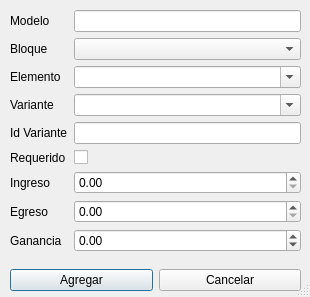
<?xml version="1.0" encoding="UTF-8"?>
<ui version="4.0">
 <class>Agregar_Elemento</class>
 <widget class="QDialog" name="Agregar_Elemento">
  <property name="geometry">
   <rect>
    <x>0</x>
    <y>0</y>
    <width>310</width>
    <height>297</height>
   </rect>
  </property>
  <property name="windowTitle">
   <string>Bussines Model Optimization : Agregar Elemento</string>
  </property>
  <property name="sizeGripEnabled">
   <bool>true</bool>
  </property>
  <property name="modal">
   <bool>true</bool>
  </property>
  <widget class="QWidget" name="verticalLayoutWidget">
   <property name="geometry">
    <rect>
     <x>10</x>
     <y>10</y>
     <width>291</width>
     <height>281</height>
    </rect>
   </property>
   <layout class="QVBoxLayout" name="verticalLayout">
    <item>
     <layout class="QFormLayout" name="formLayout">
      <item row="0" column="0">
       <widget class="QLabel" name="label">
        <property name="text">
         <string>Modelo</string>
        </property>
       </widget>
      </item>
      <item row="0" column="1">
       <widget class="QLineEdit" name="NombreModelo_lineEdit"/>
      </item>
      <item row="1" column="0">
       <widget class="QLabel" name="label_2">
        <property name="text">
         <string>Bloque</string>
        </property>
       </widget>
      </item>
      <item row="1" column="1">
       <widget class="QComboBox" name="Bloque_comboBox">
        <property name="editable">
         <bool>false</bool>
        </property>
        <property name="currentIndex">
         <number>-1</number>
        </property>
        <property name="insertPolicy">
         <enum>QComboBox::InsertAtTop</enum>
        </property>
       </widget>
      </item>
      <item row="2" column="0">
       <widget class="QLabel" name="label_3">
        <property name="text">
         <string>Elemento</string>
        </property>
       </widget>
      </item>
      <item row="2" column="1">
       <widget class="QComboBox" name="Elemento_comboBox">
        <property name="toolTipDuration">
         <number>-1</number>
        </property>
        <property name="editable">
         <bool>true</bool>
        </property>
       </widget>
      </item>
      <item row="3" column="0">
       <widget class="QLabel" name="label_4">
        <property name="text">
         <string>Variante</string>
        </property>
       </widget>
      </item>
      <item row="3" column="1">
       <widget class="QComboBox" name="Variante_comboBox">
        <property name="editable">
         <bool>true</bool>
        </property>
       </widget>
      </item>
      <item row="5" column="0">
       <widget class="QLabel" name="label_8">
        <property name="text">
         <string>Requerido</string>
        </property>
       </widget>
      </item>
      <item row="5" column="1">
       <widget class="QCheckBox" name="Requerido_checkBox">
        <property name="text">
         <string/>
        </property>
       </widget>
      </item>
      <item row="6" column="0">
       <widget class="QLabel" name="label_5">
        <property name="text">
         <string>Ingreso</string>
        </property>
       </widget>
      </item>
      <item row="6" column="1">
       <widget class="QDoubleSpinBox" name="Ingreso_doubleSpinBox"/>
      </item>
      <item row="7" column="0">
       <widget class="QLabel" name="label_6">
        <property name="text">
         <string>Egreso</string>
        </property>
       </widget>
      </item>
      <item row="7" column="1">
       <widget class="QDoubleSpinBox" name="Egreso_doubleSpinBox"/>
      </item>
      <item row="8" column="0">
       <widget class="QLabel" name="label_7">
        <property name="text">
         <string>Ganancia</string>
        </property>
       </widget>
      </item>
      <item row="8" column="1">
       <widget class="QDoubleSpinBox" name="Ganancia_doubleSpinBox">
        <property name="minimum">
         <double>-110.000000000000000</double>
        </property>
       </widget>
      </item>
      <item row="4" column="0">
       <widget class="QLabel" name="label_9">
        <property name="text">
         <string>Id Variante</string>
        </property>
       </widget>
      </item>
      <item row="4" column="1">
       <widget class="QLineEdit" name="IdVariante_lineEdit"/>
      </item>
     </layout>
    </item>
    <item>
     <layout class="QVBoxLayout" name="verticalLayout_4">
      <item>
       <layout class="QHBoxLayout" name="horizontalLayout_2">
        <item>
         <widget class="QPushButton" name="pushButton_2">
          <property name="text">
           <string>Agregar</string>
          </property>
         </widget>
        </item>
        <item>
         <widget class="QPushButton" name="pushButton">
          <property name="text">
           <string>Cancelar</string>
          </property>
         </widget>
        </item>
       </layout>
      </item>
     </layout>
    </item>
   </layout>
  </widget>
 </widget>
 <resources/>
 <connections/>
</ui>
